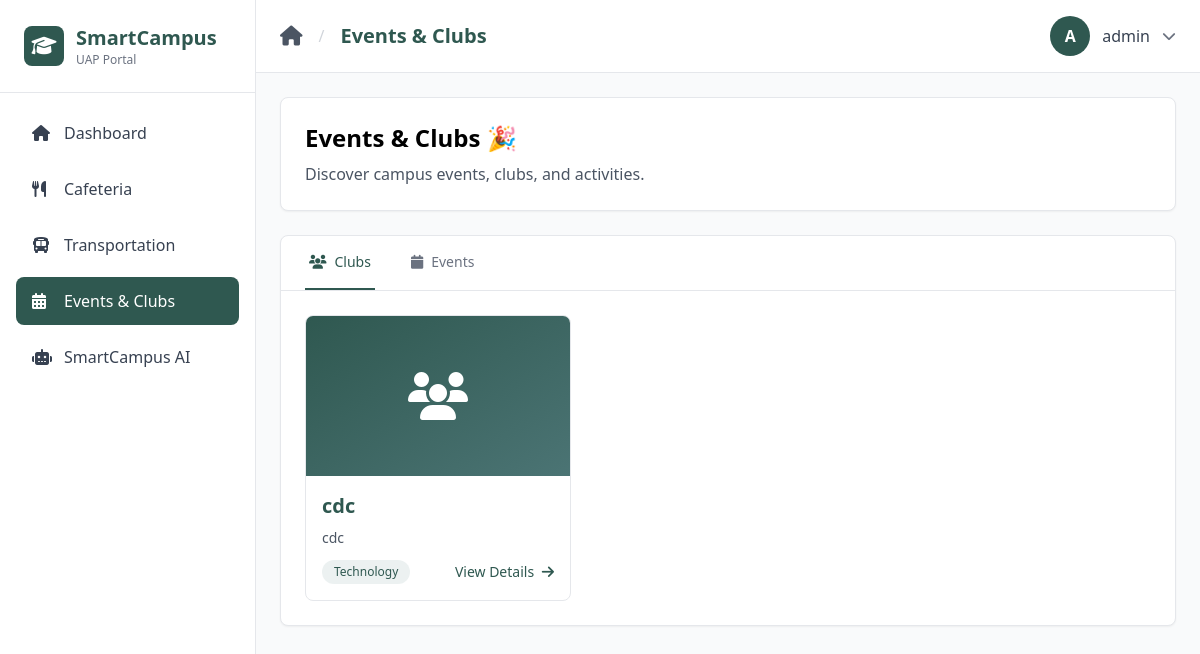
/events/ (signed in), run on the app's committed database.
### main/models.py (models this page shows, shortened)
class Club(models.Model):
    name = models.CharField(max_length=200)
    description = models.TextField()
    category = models.CharField(max_length=100, choices=[
        ('cultural', 'Cultural'),
        ('sports', 'Sports'),
        ('academic', 'Academic'),
        ('technology', 'Technology'),
        ('arts', 'Arts'),
        ('social', 'Social'),
    ])
    president = models.CharField(max_length=200, blank=True)
    contact_email = models.EmailField(blank=True)
    logo = models.ImageField(upload_to='clubs/', blank=True, null=True)
    is_active = models.BooleanField(default=True)
    created_at = models.DateTimeField(auto_now_add=True)
    updated_at = models.DateTimeField(auto_now=True)
    class Meta:
        ordering = ['name']

### main/views.py (the view)
# urls.py: path('events/', events, name='events'),
@login_required
def events(request):
    from django.core.serializers.json import DjangoJSONEncoder
    import json
    clubs = Club.objects.filter(is_active=True)
    all_events = Event.objects.filter(is_active=True).order_by('event_date', 'event_time')
    clubs_data = []
    for club in clubs:
        clubs_data.append({
            'id': club.id,
            'name': club.name,
            'description': club.description,
            'category': club.category,
            'category_display': club.get_category_display(),
            'president': club.president,
            'contact_email': club.contact_email,
            'logo': club.logo.url if club.logo else None,
            'is_active': club.is_active,
        })
    events_data = []
    for event in all_events:
        events_data.append({
            'id': event.id,
            'title': event.title,
            'description': event.description,
            'club_id': event.club_id,
            'club_name': event.club.name if event.club else None,
            'event_date': event.event_date.isoformat(),
            'event_time': event.event_time.strftime('%H:%M:%S'),
            'location': event.location,
            'image': event.image.url if event.image else None,
            'is_active': event.is_active,
        })
    return render(request, 'events.html', {
        'active_page': 'events',
        'page_title': 'Events & Clubs',
        'clubs': clubs,
        'events': all_events,
        'clubs_json': json.dumps(clubs_data, cls=DjangoJSONEncoder),
        'events_json': json.dumps(events_data, cls=DjangoJSONEncoder),
    })

### templates/events.html (shortened to what this page needs)
{% extends 'user_base.html' %}
{% load static %}
{% block content %}
<div class="space-y-6">
    <div class="bg-white rounded-lg shadow-sm border border-gray-200 p-6">
        <h2 class="text-2xl font-bold text-black mb-2">Events & Clubs 🎉</h2>
        <p class="text-gray-600">Discover campus events, clubs, and activities.</p>
    </div>
    <div class="bg-white rounded-lg shadow-sm border border-gray-200">
        <div class="border-b border-gray-200">
            <nav class="flex space-x-8 px-6" aria-label="Tabs">
                <button onclick="switchTab('clubs')" id="tab-clubs" class="tab-btn py-4 px-1 border-b-2 font-medium text-sm border-primary text-primary">
                    <i class="fas fa-users mr-2"></i>Clubs
                </button>
                <button onclick="switchTab('events')" id="tab-events" class="tab-btn py-4 px-1 border-b-2 font-medium text-sm border-transparent text-gray-500 hover:text-primary hover:border-gray-300">
                    <i class="fas fa-calendar mr-2"></i>Events
                </button>
            </nav>
        </div>
        <div id="content-clubs" class="tab-content p-6">
            {% if clubs %}
            <div class="grid grid-cols-1 md:grid-cols-2 lg:grid-cols-3 gap-6">
                {% for club in clubs %}
                <div class="border border-gray-200 rounded-lg overflow-hidden hover:shadow-lg transition cursor-pointer" onclick="openClubModal({{ club.id }})">
                    {% if club.logo %}
                    <div class="h-40 bg-gray-100">
                        <img src="{{ club.logo.url }}" alt="{{ club.name }}" class="w-full h-full object-cover">
                    </div>
                    {% else %}
                    <div class="h-40 bg-gradient-to-br from-primary to-accent flex items-center justify-center">
                        <i class="fas fa-users text-white text-5xl"></i>
                    </div>
                    {% endif %}
                    <div class="p-4">
                        <h3 class="text-xl font-bold text-primary mb-2">{{ club.name }}</h3>
                        <p class="text-sm text-gray-600 mb-3">{{ club.description|truncatewords:20 }}</p>
                        <div class="flex items-center justify-between">
                            <span class="inline-block px-3 py-1 bg-accent/10 text-primary text-xs rounded-full">
                                {{ club.get_category_display }}
                            </span>
                            <button class="text-primary hover:underline text-sm font-medium">
                                View Details <i class="fas fa-arrow-right ml-1"></i>
                            </button>
                        </div>
                    </div>
                </div>
                {% endfor %}
            </div>
            {% else %}
            <div class="text-center py-12">
                <i class="fas fa-users text-gray-300 text-6xl mb-4"></i>
                <h3 class="text-xl font-bold text-black mb-2">No Clubs Available</h3>
                <p class="text-gray-600">Check back later for upcoming clubs!</p>
            </div>
            {% endif %}
        </div>
    </div>
</div>
{% endblock %}

### templates/user_base.html (shortened to what this page needs)
{% extends 'base.html' %}
{% block body %}
<div class="flex h-screen">
    <aside class="w-64 bg-white border-r border-gray-200 flex flex-col">
        <div class="p-6 border-b border-gray-200">
            <div class="flex items-center space-x-3">
                <div class="w-10 h-10 bg-primary rounded-lg flex items-center justify-center">
                    <i class="fas fa-graduation-cap text-white text-xl"></i>
                </div>
                <div>
                    <h1 class="text-xl font-bold text-primary">SmartCampus</h1>
                    <p class="text-xs text-gray-500">UAP Portal</p>
                </div>
            </div>
        </div>
        <nav class="flex-1 p-4 space-y-2">
            <a href="{% url 'dashboard' %}" class="sidebar-link flex items-center space-x-3 px-4 py-3 rounded-lg text-gray-700 hover:bg-gray-100 transition {% if active_page == 'dashboard' %}active{% endif %}">
                <i class="fas fa-home w-5"></i>
                <span class="font-medium">Dashboard</span>
            </a>
            <a href="{% url 'cafeteria' %}" class="sidebar-link flex items-center space-x-3 px-4 py-3 rounded-lg text-gray-700 hover:bg-gray-100 transition {% if active_page == 'cafeteria' %}active{% endif %}">
                <i class="fas fa-utensils w-5"></i>
                <span class="font-medium">Cafeteria</span>
            </a>
            <a href="{% url 'transportation' %}" class="sidebar-link flex items-center space-x-3 px-4 py-3 rounded-lg text-gray-700 hover:bg-gray-100 transition {% if active_page == 'transportation' %}active{% endif %}">
                <i class="fas fa-bus w-5"></i>
                <span class="font-medium">Transportation</span>
            </a>
            <a href="{% url 'events' %}" class="sidebar-link flex items-center space-x-3 px-4 py-3 rounded-lg text-gray-700 hover:bg-gray-100 transition {% if active_page == 'events' %}active{% endif %}">
                <i class="fas fa-calendar-alt w-5"></i>
                <span class="font-medium">Events & Clubs</span>
            </a>
            <a href="{% url 'ai' %}" class="sidebar-link flex items-center space-x-3 px-4 py-3 rounded-lg text-gray-700 hover:bg-gray-100 transition {% if active_page == 'ai' %}active{% endif %}">
                <i class="fas fa-robot w-5"></i>
                <span class="font-medium">SmartCampus AI</span>
            </a>
        </nav>
    </aside>
    <div class="flex-1 flex flex-col overflow-hidden">
        <header class="bg-white border-b border-gray-200 px-6 py-4 flex items-center justify-between">
            <div class="flex items-center space-x-4">
                <a href="{% url 'dashboard' %}" class="text-gray-600 hover:text-primary transition">
                    <i class="fas fa-home text-xl"></i>
                </a>
                <span class="text-gray-300">/</span>
                <h2 class="text-xl font-semibold text-primary">{{ page_title }}</h2>
            </div>
            <div class="relative">
                <button onclick="toggleDropdown()" class="flex items-center space-x-3 focus:outline-none">
                    <div class="w-10 h-10 bg-primary rounded-full flex items-center justify-center text-white font-semibold">
                        {{ user.username|first|upper }}
                    </div>
                    <span class="text-gray-700 font-medium">{{ user.username }}</span>
                    <i class="fas fa-chevron-down text-gray-500 text-sm"></i>
                </button>
            </div>
        </header>
        <main class="flex-1 overflow-y-auto p-6 bg-gray-50">
            {% block content %}{% endblock %}
        </main>
    </div>
</div>
{% endblock %}

### data on the page
Club: name "cdc", description "cdc", category "Technology"

### other printed values
{{ page_title }} "Events & Clubs"
{{ user.username|first|upper }} "A"
{{ user.username }} "admin"
